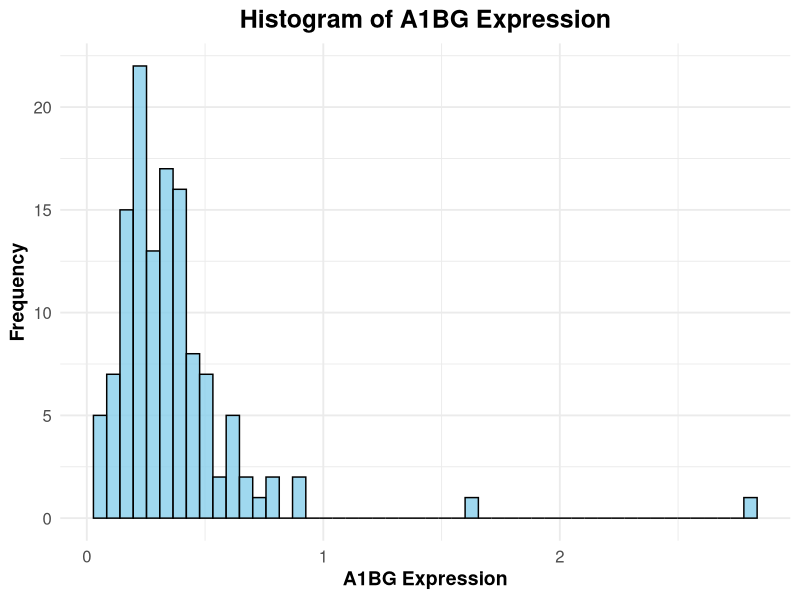
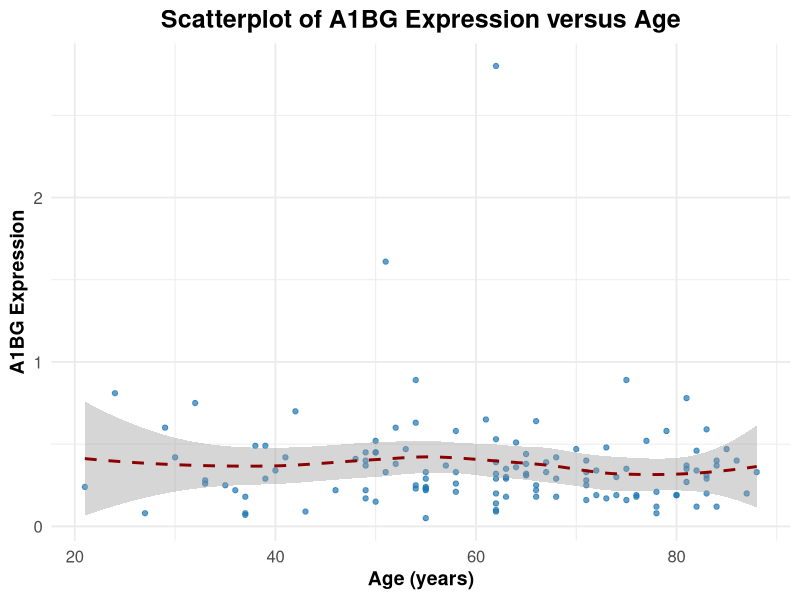
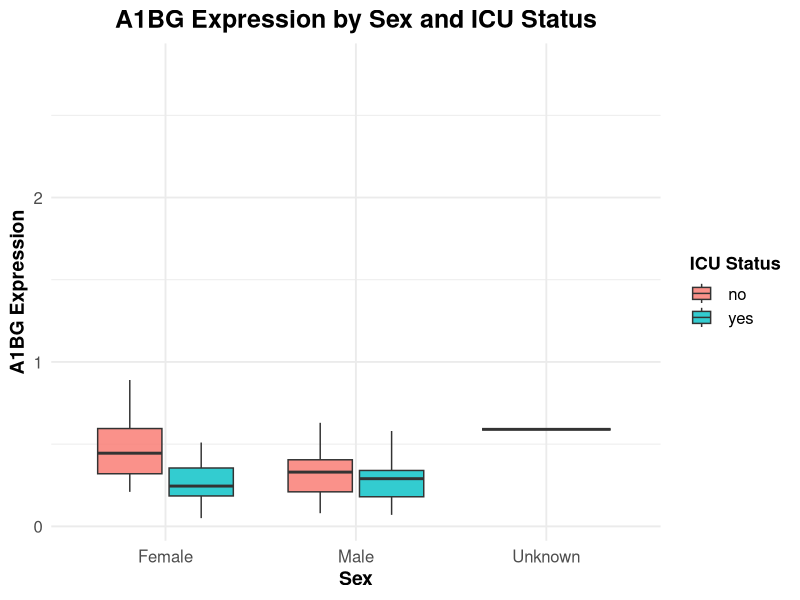
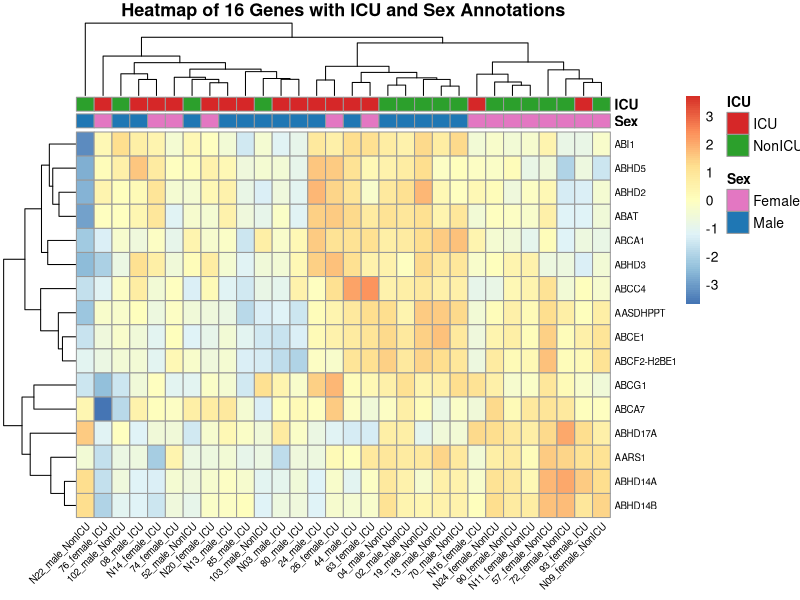
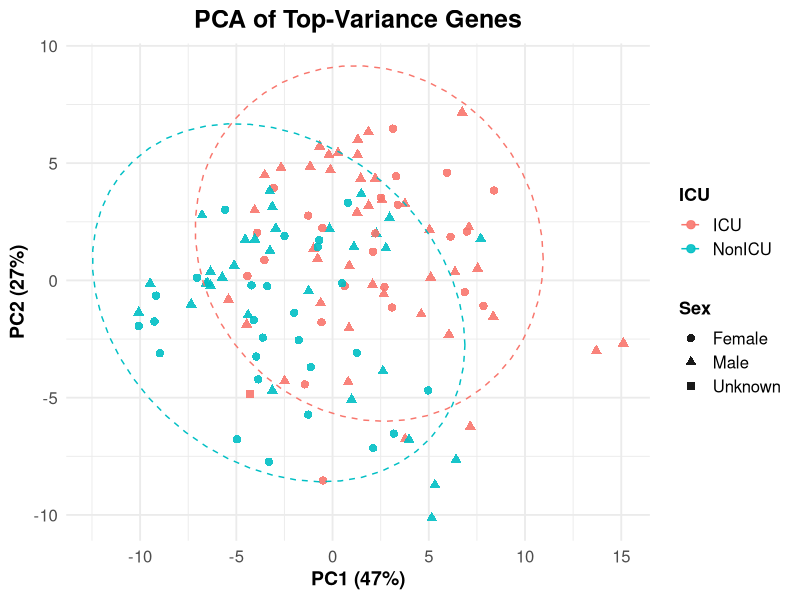

The R script that drew these images, in order:
## ---- chunk 1
knitr::opts_chunk$set(echo = TRUE)
library(tidyverse)
library(dplyr)
library(pheatmap)
## ---- chunk 2
#Final subission
#Load gene expression data
gene_data <- read.csv(file = "QBS103_GSE157103_genes.csv",row.names=1)

#Load metadata for participants
series <- read.csv(file = "QBS103_GSE157103_series_matrix-1.csv")
str(series)
dim(series)
## ---- chunk 3
only_num <- function(x) {
  is_num <- grepl("^[[:space:]]*[0-9]+(?:\\.[0-9]+)?[[:space:]]*$", x)
  out <- rep(NA_real_, length(x))
  out[is_num] <- as.numeric(trimws(x[is_num]))
  out
}

df <- series %>%
  mutate(
    # Remove any extra spaces from 'sex' variable
    sex = trimws(sex),   
    # Recode ICU status to standardized labels
    icu_status = ifelse(tolower(trimws(icu_status)) == "yes", "ICU", "NonICU"),
    # Convert 'age' to numeric
    age = only_num(age),   
    # Convert ferritin to numeric (ignore warnings if conversion fails)
    ferritin = only_num(ferritin.ng.ml.), 
    # Convert CRP to numeric (ignore warnings)
    crp = only_num(crp.mg.l.),  
    # Recode mechanical ventilation variable
    mech_vent = ifelse(trimws(mechanical_ventilation) == "yes", "Yes", "No")  
  )

# Summarize categorical variables (sex and mechanical ventilation) by ICU status
df %>%
  group_by(icu_status) %>%
  summarise(
    n_sex_female = sum(sex == "female", na.rm=TRUE),   # Count number of females
    n_sex_male   = sum(sex == "male", na.rm=TRUE),     # Count number of males
    n_mechvent_yes = sum(mech_vent == "Yes", na.rm=TRUE), # Count patients with mechanical ventilation
    n_mechvent_no  = sum(mech_vent == "No", na.rm=TRUE),  # Count patients without mechanical ventilation
    .groups="drop"
  )

# Summarize continuous variables (age, ferritin, CRP) by ICU status
df %>%
  group_by(icu_status) %>%
  summarise(
    age_mean = mean(age, na.rm=TRUE),   # Calculate mean age
    age_sd   = sd(age, na.rm=TRUE),     # Calculate standard deviation of age
    ferr_median = median(ferritin, na.rm=TRUE),   # Median ferritin level
    ferr_IQR1 = quantile(ferritin, 0.25, na.rm=TRUE), # 25th percentile (Q1) of ferritin
    ferr_IQR3 = quantile(ferritin, 0.75, na.rm=TRUE), # 75th percentile (Q3) of ferritin
    crp_mean = mean(crp, na.rm=TRUE),   # Mean CRP level
    crp_sd   = sd(crp, na.rm=TRUE)      # Standard deviation of CRP
  )

## ---- chunk 4
#1.
#Histogram of gene expression
#Select the first gene (A1BG) for analysis and convert to numeric vector
new_gene <- gene_data[1, ]

#Plot histogram for A1BG expression values across all participants
ggplot(data.frame(value = as.numeric(new_gene)), aes(x = value)) +
  geom_histogram(bins = 50, color = "black", fill = "skyblue", alpha = 0.8) +
  labs(
    title = "Histogram of A1BG Expression",
    x = "A1BG Expression",
    y = "Frequency"
  ) +
  theme_minimal(base_size = 14) +
  theme(
    plot.title = element_text(size = 18, face = "bold", hjust = 0.5),
    axis.title = element_text(size = 14, face = "bold"),
    axis.text = element_text(size = 12)
  )

#2.
#Scatterplot of gene expression vs age
#Pivot gene expression row into long format for merging
gene_line1 <- new_gene %>% 
  pivot_longer(cols = everything(),names_to = "participant_id",values_to = "A1BG_value")

# Merge with metadata by participant_id to obtain age and other covariates
new_df<-merge(series,gene_line1,by="participant_id")

#Prepare age levels for the x-axis: numeric ages in ascending order, then special categories
num_ages <- sort(as.numeric(unique(new_df$age)[!grepl("[^0-9]", unique(new_df$age))]))
special_ages <- unique(new_df$age)[grepl("[^0-9]", unique(new_df$age))]
age_levels <- c(as.character(num_ages), special_ages)

# Scatterplot: A1BG expression vs age (x-axis shows all ages in specified order)
new_df <- new_df %>%
  mutate(age_num = suppressWarnings(as.numeric(trimws(age)))) %>%  # avoid coercion warnings
  filter(is.finite(age_num), is.finite(A1BG_value))                # drop NAs/Inf before ggplot

ggplot(new_df, aes(x = age_num, y = A1BG_value)) +
  geom_point(alpha = 0.7, color = "#1F77B4") +
  geom_smooth(method = "loess", se = TRUE, color = "darkred", linetype = "dashed") +
  labs(
    title = "Scatterplot of A1BG Expression versus Age",
    x = "Age (years)",
    y = "A1BG Expression"
  ) +
  theme_minimal(base_size = 14) +
  theme(
    plot.title = element_text(size = 18, face = "bold", hjust = 0.5),
    axis.title = element_text(size = 14, face = "bold"),
    axis.text = element_text(size = 12)
  )

#3.
#Boxplot of gene expression by sex and ICU status
#sex: categorical variable; icu_status: categorical variable
new_df <- new_df %>%
  mutate(
    sex = tolower(trimws(sex)),
    sex = recode(sex,
                 "female" = "Female",
                 "male"   = "Male",
                 "unknown"= "Unknown"),
    sex = factor(sex, levels = c("Female","Male","Unknown"))
  )

ggplot(new_df, aes(x = sex, y = A1BG_value, fill = icu_status)) +
  geom_boxplot(alpha = 0.8, outlier.shape = NA) +
  labs(
    title = "A1BG Expression by Sex and ICU Status",
    x = "Sex",
    y = "A1BG Expression",
    fill = "ICU Status"
  ) +
  theme_minimal(base_size = 14) +
  theme(
    plot.title = element_text(size = 18, face = "bold", hjust = 0.5),
    axis.title = element_text(size = 14, face = "bold"),
    axis.text = element_text(size = 12),
    legend.title = element_text(size = 13, face = "bold"),
    legend.text = element_text(size = 12)
  )
## ---- chunk 5
# Convert gene expression data into a numeric matrix
mat <- as.matrix(gene_data)

# Find overlapping participant IDs between gene expression and metadata
common <- intersect(colnames(mat), series$participant_id)

# Keep only common participants in the gene expression matrix
mat <- mat[, common, drop = FALSE]

# Subset metadata for the same participants and align the order
series_sub <- series %>% filter(participant_id %in% common) %>%
  arrange(match(participant_id, colnames(mat)))

# Log2-transform the expression values to stabilize variance
mat_log <- log2(mat + 1)

# Select the top 20 most variable genes across samples
topN <- 16   
top_idx <- order(apply(mat_log, 1, var, na.rm = TRUE), decreasing = TRUE)[1:topN]
sub <- mat_log[top_idx, , drop = FALSE]

# Clean up metadata variables: sex and ICU status
sex_clean <- trimws(series_sub$sex)
icu_raw   <- trimws(series_sub$icu_status)

# Convert ICU status to binary factor
icu_clean <- ifelse(tolower(icu_raw) == "yes", "ICU", "NonICU")

# Convert sex into male/female categories
sex_clean <- ifelse(grepl("^f", tolower(sex_clean)), "Female", "Male")

# Prepare annotation dataframe for heatmap
annotationData <- data.frame(
  Sex = factor(sex_clean, levels = c("Female","Male")),
  ICU = factor(icu_clean, levels = c("ICU","NonICU")),
  row.names = series_sub$participant_id
)

# Define color scheme for annotations
annotationColors <- list(
  Sex = c(Female = "#E377C2", Male = "#1F77B4"),
  ICU = c(ICU = "#D62728", NonICU = "#2CA02C")
)

# Randomly select 25 samples for visualization
set.seed(100)
subset_cols <- sample(colnames(sub), 30)
sub25 <- sub[, subset_cols, drop = FALSE]
ann25 <- annotationData[subset_cols, , drop = FALSE]

# Shorten column labels for readability (keep ID, sex, and ICU status)
short_labels <- ifelse(
  grepl("^COVID", colnames(sub25)),
  sub("^COVID_(\\d+)_\\d+y_([^_]+)_(ICU|NonICU)$",
      "\\1_\\2_\\3", colnames(sub25)),
  sub("^NONCOVID_(\\d+)_\\d+y_([^_]+)_(ICU|NonICU)$",
      "N\\1_\\2_\\3", colnames(sub25))
)

# Draw heatmap of top variable genes with sample annotations
pheatmap(
  sub25,
  scale = "row",                          # scale genes across samples
  clustering_distance_cols = "euclidean", # distance metric for columns
  clustering_distance_rows = "euclidean", # distance metric for rows
  clustering_method = "complete",         # hierarchical clustering method
  annotation_col = ann25,                 # add sample metadata as annotation
  annotation_colors = annotationColors,   # use predefined colors
  show_colnames = TRUE,                   # display sample labels
  labels_col = short_labels,              # use shortened labels
  fontsize_col = 7,                       # font size for column labels
  angle_col = 45,                         # rotate labels for clarity
  fontsize_row = 7,                       # font size for row labels
  main = "Heatmap of 16 Genes with ICU and Sex Annotations"
)

## ---- chunk 6
# Select top N genes with highest variance across samples
topN <- 50
top_idx <- order(apply(mat_log, 1, var, na.rm = TRUE), decreasing = TRUE)[1:topN]
mat_top <- mat_log[top_idx, , drop = FALSE]

# PCA on samples (transpose), centered & scaled
pca <- prcomp(t(mat_top), center = TRUE, scale. = TRUE)

# First two PCs to data frame
pca_df <- as.data.frame(pca$x[, 1:2])
pca_df$participant_id <- rownames(pca_df)

# Clean metadata; standardize labels
meta <- series_sub %>%
  mutate(
    sex = tolower(trimws(sex)),
    sex = ifelse(sex %in% c("female","male"), sex, "unknown"),
    icu_status = ifelse(tolower(trimws(icu_status)) == "yes", "ICU", "NonICU")
  ) %>%
  select(participant_id, sex, icu_status)

# Join and coerce to factors (good for legends/shapes)
pca_df <- dplyr::left_join(pca_df, meta, by = "participant_id") %>%
  mutate(
    sex = recode(sex, "female" = "Female", "male" = "Male", "unknown" = "Unknown"),
    sex = factor(sex, levels = c("Female","Male","Unknown")),
    icu_status = factor(icu_status, levels = c("ICU","NonICU"))
  )

# Variance explained for axis labels
var_exp <- round(100 * (pca$sdev^2 / sum(pca$sdev^2)))[1:2]

# Plot: map color globally, shape only on points (no warning from stat_ellipse)
ggplot(pca_df, aes(PC1, PC2, color = icu_status)) +
  geom_point(aes(shape = sex), size = 2.5, alpha = 0.9) +
  stat_ellipse(aes(group = icu_status), linetype = 2) +
  labs(
    title = "PCA of Top-Variance Genes",
    x = paste0("PC1 (", var_exp[1], "%)"),
    y = paste0("PC2 (", var_exp[2], "%)"),
    color = "ICU", shape = "Sex"
  ) +
  theme_minimal(base_size = 14) +
  theme(
    plot.title = element_text(size = 18, face = "bold", hjust = 0.5),
    axis.title = element_text(size = 14, face = "bold"),
    axis.text = element_text(size = 12),
    legend.title = element_text(size = 13, face = "bold"),
    legend.text = element_text(size = 12)
  )

